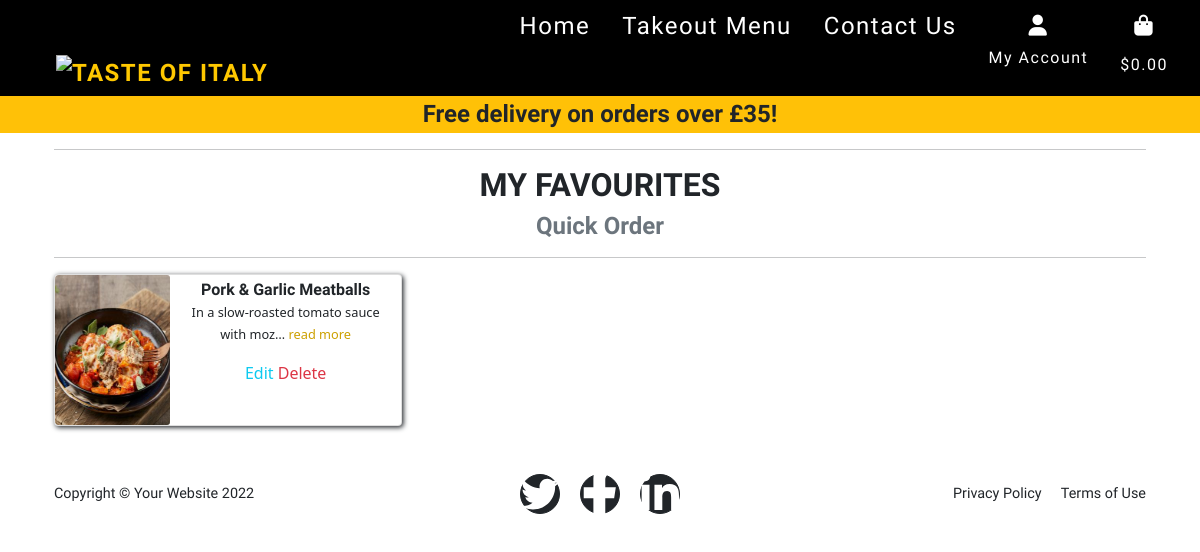
The page /favourites/ (signed in) on the database as committed earlier.
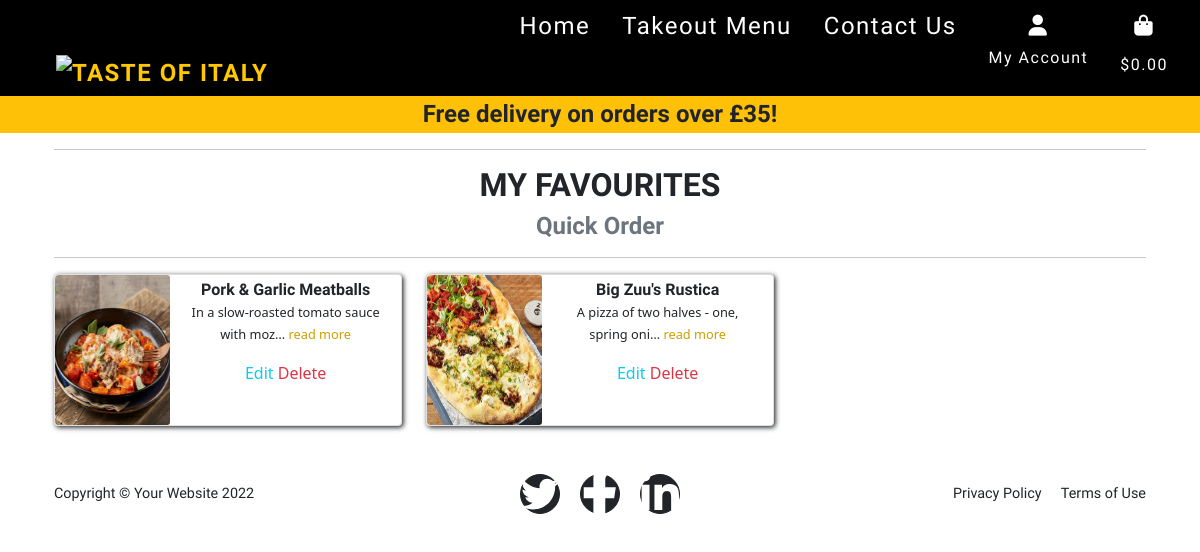
The same page on the database as committed later.
### favourites/models.py (models this page shows, shortened)
class Favourite(models.Model):
    user = models.ForeignKey(User, on_delete=models.CASCADE)
    product = models.ForeignKey(FoodProduct, on_delete=models.CASCADE)

### food_products/models.py (models this page shows, shortened)
class FoodProduct(models.Model):
    category = models.ForeignKey(
        'FoodCategory', null=True, blank=True, on_delete=models.SET_NULL)
    name = models.CharField(max_length=254)
    description = models.TextField()
    price = models.DecimalField(max_digits=6, decimal_places=2)
    calories = models.IntegerField(null=True, blank=True)
    image_url = models.URLField(max_length=1024, null=True, blank=True)
    image = models.ImageField(null=True, blank=True)

### favourites/views.py (the view)
# urls.py: path('', views.my_favourites, name='my_favourites'),
@login_required
def my_favourites(request):
    favourites = Favourite.objects.filter(user=request.user)
    context = {
        'favourites': favourites
    }
    return render(request, 'favourites/favourites.html', context)

### bag/context.py (called while the page is built, shortened)
def bag_contents(request):
    bag_items = []
    total = 0
    product_count = 0
    bag = request.session.get('bag', {})
    if total < settings.FREE_DELIVERY_THRESHOLD:
        delivery = total * Decimal(settings.STANDARD_DELIVERY_PERCENTAGE / 100)
        free_delivery_delta = settings.FREE_DELIVERY_THRESHOLD - total
    else:
        delivery = 0
        free_delivery_delta = 0
    grand_total = delivery + total
    context = {
        'bag_items': bag_items,
        'total': total,
        'product_count': product_count,
        'delivery': delivery,
        'free_delivery_delta': free_delivery_delta,
        'free_delivery_threshold': settings.FREE_DELIVERY_THRESHOLD,
        'grand_total': grand_total,
    }
    return context

### favourites/templates/favourites/favourites.html (shortened to what this page needs)
{% extends "base.html" %}
{% load static %}
{% block content %}
<div class="container mb-2 text-center">
    <div class="row">
        <div class="col">
            <hr>
            <h2 class="section-heading text-uppercase">My Favourites</h2>
            <h4 class="section-subheading text-muted">Quick Order</h4>
            <hr>
        </div>
    </div>
    <div class="row">
        {% if favourites %}
        {% for favourite in favourites %}
        <div class="col-md-4">
            <div class="card mb-3" style="max-width: 540px;">
                <div class="row g-0">
                    <div class="col-md-4">
                        {% if favourite.product.image %}
                        <img src="{{favourite.product.image.url}}" class="card-img rounded-start" alt="{{favourite.product.name}}">
                        {% else %}
                        <img src="{{ MEDIA_URL}}noimage.png" class="card-img rounded-start" alt="{{favourite.product.name}}">
                        {% endif %}
                    </div>
                    <div class="col-md-8">
                        <div class="card-body">
                            <h5 class="card-title">{{favourite.product.name}}</h5>
                            <p class="card-text">
                                {{favourite.product.description|truncatechars:40}}{% if favourite.product.description|length > 40 %}
                                <span class="text-muted"><a href="#exampleModal{{favourite.product.id}}" class="read-more"
                                        data-bs-toggle="modal" data-bs-target="#exampleModal{{favourite.product.id}}">
                                        read more
                                    </a></span>
                                {% endif %}</p>
                            <a class="text-info" href="">Edit</a>
                            <a class="text-danger" href="{% url 'delete_favourites' favourite.id %}">Delete</a>
                        </div>
                    </div>
                </div>
            </div>
        </div>
        {% endfor %}
        {% else %}
        <p>You have not favourites</p>
        {% endif %}
    </div>
</div>
{% endblock %}

Rows that differ between the two databases and show on the page:
added Favourite: product.image (picture), product.name "Big Zuu's Rustica", product.description "A pizza of two halves - one, spring oni…"
